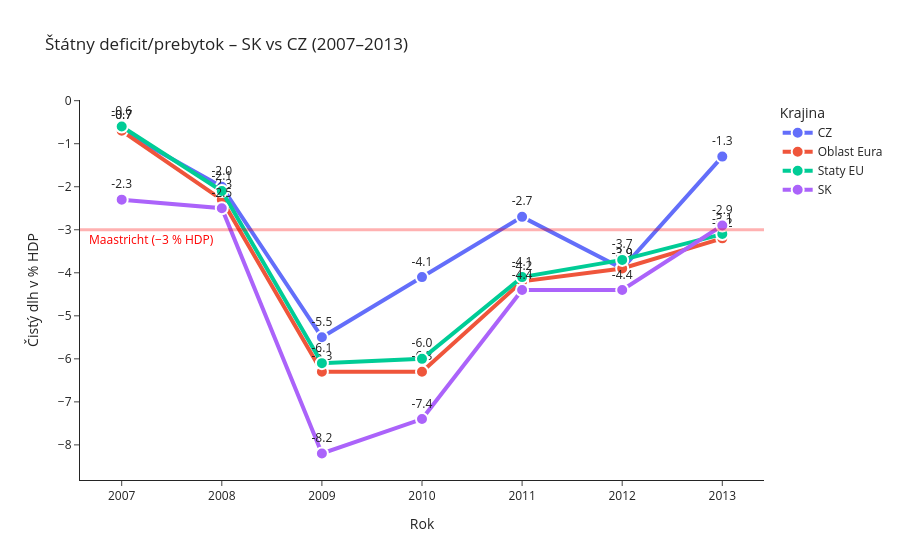

This figure's notebook cell:
### Code cell
###Deficit/prebytok verejnych financií
statny_deficit = eurostat.get_data_df('gov_10dd_edpt1')
statny_deficit = statny_deficit[(statny_deficit['geo\\TIME_PERIOD'].isin(['SK', 'CZ','EU27_2020','EA20'])) & (statny_deficit['unit'] == 'PC_GDP') & (statny_deficit['sector'] == 'S13') & (statny_deficit['na_item'] == 'B9')]
statny_deficit = statny_deficit[['unit','sector','na_item', 'geo\\TIME_PERIOD','2007','2008','2009','2010','2011','2012','2013']]

statny_deficit['geo\\TIME_PERIOD'] = statny_deficit ['geo\\TIME_PERIOD'].replace({ 'EA20': 'Oblast Eura','EU27_2020': 'Staty EU'})
statny_deficit = statny_deficit.rename(columns={'geo\\TIME_PERIOD': 'Krajina', 'unit' : 'Jednotka', 'sector' : 'Statny sektor', 'na_item' : 'Polozka'})
statny_deficit['Jednotka'] = statny_deficit['Jednotka'].replace({'PC_GDP': '% z HDP'})
statny_deficit['Statny sektor'] = statny_deficit['Statny sektor'].replace({'S13': 'Vlada celkovo'})
statny_deficit['Polozka'] = statny_deficit['Polozka'].replace({'B9': 'Cisty dlh'})

file_name = f'./Fiskalna politika/statny_deficit_{today}.csv'
statny_deficit.to_csv(os.getcwd() + r'.\Fiskalna politika\statny_deficit_{}.csv'.format(today),index=True, header=True, encoding="utf-8-sig")
display(statny_deficit.tail(100))

statny_deficit = statny_deficit.melt(
    id_vars=['Krajina'],
    value_vars=['2007','2008','2009','2010','2011','2012','2013'],
    var_name='Rok',
    value_name='Statny_dlh')

fig = px.line(
    statny_deficit,
    x='Rok',
    y='Statny_dlh',
    color='Krajina',
    markers=True,
    text='Statny_dlh',
    title='Štátny deficit/prebytok – SK vs CZ (2007–2013)',
    labels={'Statny_dlh': 'Čistý dlh v % HDP', 'Rok': 'Rok'}
)

fig.for_each_trace(lambda t: t.update(
    mode='lines+markers+text',
    line=dict(width=4),
    marker=dict(size=12, line=dict(width=2, color='white')),
    textposition='top center',
    texttemplate='%{text:.1f}'
))

# Ensure all years show and in correct order
fig.update_xaxes(
    type='category',
    categoryorder='array',
    categoryarray=[str(y) for y in range(2007, 2014)]
)

# Horizontal Maastricht line across full width
fig.add_shape(
    type="line",
    xref="paper", yref="y",   # <<< key change
    x0=0, x1=1,               # span entire plotting area
    y0=-3, y1=-3,
    line=dict(width=3, color="red")
)
fig.add_annotation(
    x=0.01, y=-3, xref="paper", yref="y",
    text="Maastricht (−3 % HDP)",
    showarrow=False, yshift=-10,
    font=dict(size=12, color="red")
)

fig.update_layout(template='simple_white', hovermode=False)
fig.show()

### Figure 1 — Plotly figure (JSON) as saved in the notebook; plotly's stock layout.template omitted (floating-point values rounded to 4 significant figures)
{"data": [{"hovertemplate": "Krajina=CZ<br>Rok=%{x}<br>Čistý dlh v % HDP=%{text}<extra></extra>", "legendgroup": "CZ", "line": {"color": "#636efa", "dash": "solid", "width": 4}, "marker": {"line": {"color": "white", "width": 2}, "size": 12, "symbol": "circle"}, "mode": "lines+markers+text", "name": "CZ", "orientation": "v", "showlegend": true, "text": [-0.7, -2.0, -5.5, -4.1, -2.7, -3.9, -1.3], "textposition": "top center", "texttemplate": "%{text:.1f}", "type": "scatter", "x": ["2007", "2008", "2009", "2010", "2011", "2012", "2013"], "xaxis": "x", "y": [-0.7, -2.0, -5.5, -4.1, -2.7, -3.9, -1.3], "yaxis": "y"}, {"hovertemplate": "Krajina=Oblast Eura<br>Rok=%{x}<br>Čistý dlh v % HDP=%{text}<extra></extra>", "legendgroup": "Oblast Eura", "line": {"color": "#EF553B", "dash": "solid", "width": 4}, "marker": {"line": {"color": "white", "width": 2}, "size": 12, "symbol": "circle"}, "mode": "lines+markers+text", "name": "Oblast Eura", "orientation": "v", "showlegend": true, "text": [-0.7, -2.3, -6.3, -6.3, -4.2, -3.9, -3.2], "textposition": "top center", "texttemplate": "%{text:.1f}", "type": "scatter", "x": ["2007", "2008", "2009", "2010", "2011", "2012", "2013"], "xaxis": "x", "y": [-0.7, -2.3, -6.3, -6.3, -4.2, -3.9, -3.2], "yaxis": "y"}, {"hovertemplate": "Krajina=Staty EU<br>Rok=%{x}<br>Čistý dlh v % HDP=%{text}<extra></extra>", "legendgroup": "Staty EU", "line": {"color": "#00cc96", "dash": "solid", "width": 4}, "marker": {"line": {"color": "white", "width": 2}, "size": 12, "symbol": "circle"}, "mode": "lines+markers+text", "name": "Staty EU", "orientation": "v", "showlegend": true, "text": [-0.6, -2.1, -6.1, -6.0, -4.1, -3.7, -3.1], "textposition": "top center", "texttemplate": "%{text:.1f}", "type": "scatter", "x": ["2007", "2008", "2009", "2010", "2011", "2012", "2013"], "xaxis": "x", "y": [-0.6, -2.1, -6.1, -6.0, -4.1, -3.7, -3.1], "yaxis": "y"}, {"hovertemplate": "Krajina=SK<br>Rok=%{x}<br>Čistý dlh v % HDP=%{text}<extra></extra>", "legendgroup": "SK", "line": {"color": "#ab63fa", "dash": "solid", "width": 4}, "marker": {"line": {"color": "white", "width": 2}, "size": 12, "symbol": "circle"}, "mode": "lines+markers+text", "name": "SK", "orientation": "v", "showlegend": true, "text": [-2.3, -2.5, -8.2, -7.4, -4.4, -4.4, -2.9], "textposition": "top center", "texttemplate": "%{text:.1f}", "type": "scatter", "x": ["2007", "2008", "2009", "2010", "2011", "2012", "2013"], "xaxis": "x", "y": [-2.3, -2.5, -8.2, -7.4, -4.4, -4.4, -2.9], "yaxis": "y"}], "layout": {"annotations": [{"font": {"color": "red", "size": 12}, "showarrow": false, "text": "Maastricht (−3 % HDP)", "x": 0.01, "xref": "paper", "y": -3, "yref": "y", "yshift": -10}], "hovermode": false, "legend": {"title": {"text": "Krajina"}, "tracegroupgap": 0}, "shapes": [{"line": {"color": "red", "width": 3}, "type": "line", "x0": 0, "x1": 1, "xref": "paper", "y0": -3, "y1": -3, "yref": "y"}], "title": {"text": "Štátny deficit/prebytok – SK vs CZ (2007–2013)"}, "xaxis": {"anchor": "y", "categoryarray": ["2007", "2008", "2009", "2010", "2011", "2012", "2013"], "categoryorder": "array", "domain": [0, 1], "title": {"text": "Rok"}, "type": "category"}, "yaxis": {"anchor": "x", "domain": [0, 1], "title": {"text": "Čistý dlh v % HDP"}}}}
